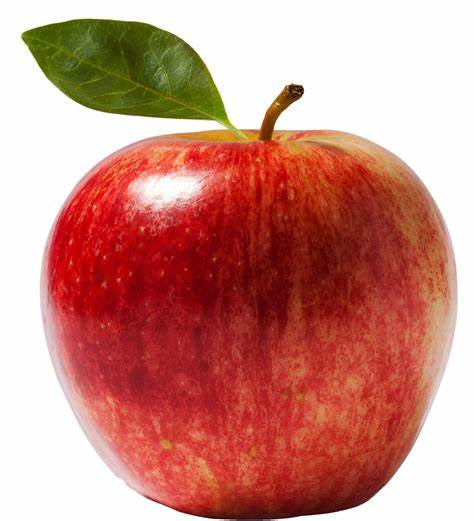
#> input picture apple.jpg, 474 x 521 px, given in place of the camera
$ jupyter execute Color_detectiong_real_world.ipynb
#> lines starting #> are read from the running program, lines starting #| are printed output that depends on the picture; after the words box and inside, x2 and y2 are one past the last pixel; in counts of white or black regions, pixels touching at a corner belong together
[cell 1]
import cv2 as cv
import numpy as np

#capturing video through webcam
cap=cv.VideoCapture(0)

while(1):
    _,img=cap.read()
#> img is the input picture: shape (521, 474, 3); mean B, G, R 127.3, 138, 201.8

    #converting frame(img==bgr) to HSV(hue-saturationn-value)
    hsv=cv.cvtColor(img,cv.COLOR_BGR2HSV)
#> hsv: shape (521, 474, 3); mean H, S, V 31.5, 118.5, 202.7

    #red color
    red_lower=np.array([136,87,111],np.uint8)
    red_upper=np.array([180,255,255],np.uint8)

    #blue color
    blue_lower=np.array([99,80,2],np.uint8)
    blue_upper=np.array([120,255,255],np.uint8)

    #yellow color
    yellow_lower=np.array([22,180,200],np.uint8)
    yellow_upper=np.array([60,255,255],np.uint8)

    #white color
    white_lower=np.array([0,0,200],np.uint8)
    white_upper=np.array([180,20,255],np.uint8)

    #black color
    black_lower=np.array([0,0,0],np.uint8)
    black_upper=np.array([180,255,30],np.uint8)

    #green color
    green_lower=np.array([25,52,72],np.uint8)
    green_upper=np.array([102,255,255],np.uint8)

    #all color together
    red=cv.inRange(hsv,red_lower,red_upper)
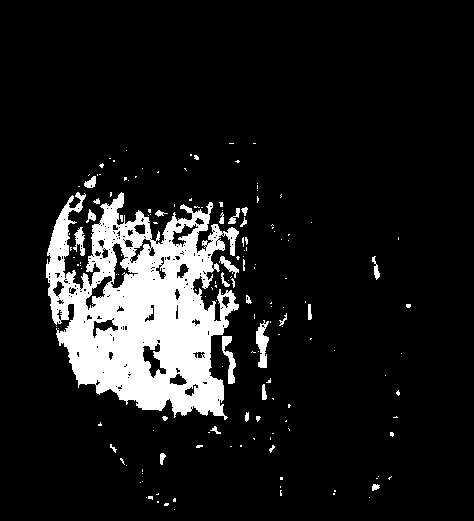
#> red: shape (521, 474); 11.2% white; 158 white regions (129 under 20 px), largest, box (x1, y1, x2, y2) and area: (46, 192, 239, 420) 24991, (256, 320, 269, 368) 369, (222, 336, 236, 384) 303
    blue=cv.inRange(hsv,blue_lower,blue_upper)
#> blue: shape (521, 474); every value is 0
    yellow=cv.inRange(hsv,yellow_lower,yellow_upper)
#> yellow: shape (521, 474); 0% white in thin lines or dots, all inside (x1, y1, x2, y2) = (225, 133, 244, 140)
    white=cv.inRange(hsv,white_lower,white_upper)
#> white: shape (521, 474); 38.8% white; 6 white regions (4 under 20 px), largest, box (x1, y1, x2, y2) and area: (0, 0, 474, 521) 95059, (143, 177, 198, 202) 845
    black=cv.inRange(hsv,black_lower,black_upper)
#> black: shape (521, 474); 0% white in thin lines or dots, all inside (x1, y1, x2, y2) = (292, 88, 303, 517)
    green=cv.inRange(hsv,green_lower,green_upper)
#> green: shape (521, 474); 5.7% white; 8 white regions (7 under 20 px), largest, box (x1, y1, x2, y2) and area: (21, 18, 246, 138) 13975

    #Morphological Transform,Dilation

    kernal=np.ones((5,5),"uint8")

    red=cv.dilate(red,kernal)
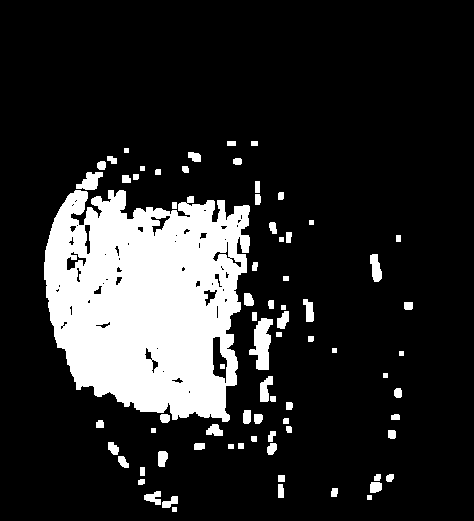
#> red: shape (521, 474); 16.7% white; 75 white regions, largest, box (x1, y1, x2, y2) and area: (44, 190, 250, 422) 35432, (249, 318, 273, 370) 745, (76, 172, 103, 190) 297
    res_red=cv.bitwise_and(img,img,mask=red)
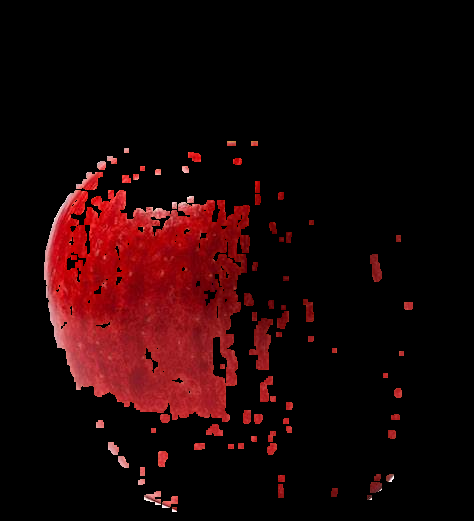
#> res_red: shape (521, 474, 3); mean B, G, R 5.8, 5.1, 28.2

    blue=cv.dilate(blue,kernal)
    res_blue=cv.bitwise_and(img,img,mask=blue)
#> res_blue: shape (521, 474, 3); every value is 0

    yellow=cv.dilate(yellow,kernal)
#> yellow: shape (521, 474); 0.03% white; 2 white regions, box (x1, y1, x2, y2) and area: (223, 136, 231, 142) 46, (241, 131, 246, 136) 25
    res_yellow=cv.bitwise_and(img,img,mask=yellow)

    white=cv.dilate(white,kernal)
#> white: shape (521, 474); 40.9% white; 2 white regions, box (x1, y1, x2, y2) and area: (0, 0, 474, 521) 99797, (141, 175, 200, 207) 1306
    res_white=cv.bitwise_and(img,img,mask=white)
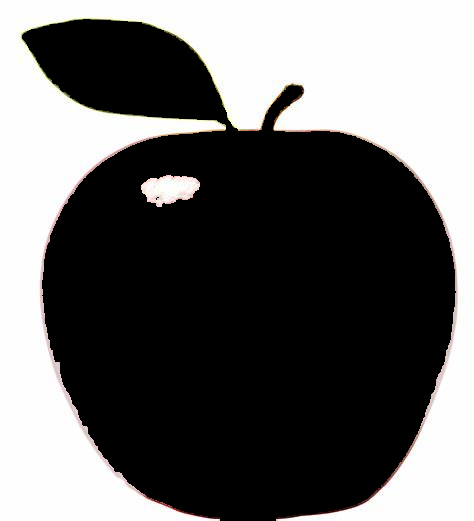
#> res_white: shape (521, 474, 3); mean B, G, R 101.8, 102.2, 102.8

    black=cv.dilate(black,kernal)
#> black: shape (521, 474); 0.03% white; 2 white regions, box (x1, y1, x2, y2) and area: (300, 86, 305, 96) 50, (290, 514, 295, 519) 25
    res_black=cv.bitwise_and(img,img,mask=black)

    green=cv.dilate(green,kernal)
#> green: shape (521, 474); 6.5% white; 1 white region
    res_green=cv.bitwise_and(img,img,mask=green)
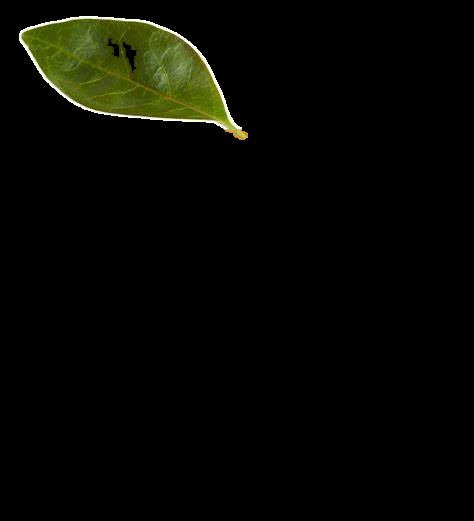
#> res_green: shape (521, 474, 3); mean B, G, R 2.6, 7.4, 6.6


    #tracking red
    contours,hierarchy=cv.findContours(red,cv.RETR_TREE,cv.CHAIN_APPROX_SIMPLE)
#> contours = 134 contours, 46 with area under 20; largest, box (x1, y1, x2, y2) and area: (44, 190, 250, 422) 36302, (249, 318, 273, 370) 670, (212, 336, 228, 384) 456, (76, 172, 103, 190) 256, (370, 254, 382, 282) 202
    for pic, contour in enumerate(contours):
        area=cv.contourArea(contour)
        if(area>300):
            x,y,w,h=cv.boundingRect(contour)
            img=cv.rectangle(img,(x,y),(x+w,y+w),(0,0,255),2)
            cv.putText(img,"Red Color",(x,y),cv.FONT_HERSHEY_SIMPLEX,1,(0,0,255))
#> this loop made 134 passes
#> (area, x, y, w, h) on passes 41, 60, 67: (670, 249, 318, 24, 52), (36301.5, 44, 190, 206, 232), (456, 212, 336, 16, 48)
#> area on passes 2, 4, 5, 6, 7, 8: 91.5, 119, 43, 61.5, 98.5, 27
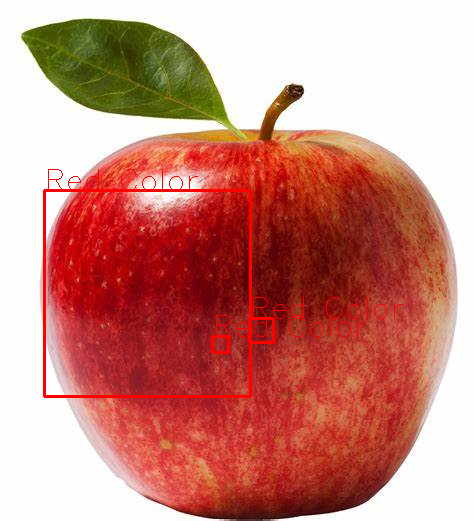
#> img: shape (521, 474, 3); 1.53% of pixels changed, all inside (x1, y1, x2, y2) = (43, 169, 403, 398)
    #Tracking blue
    contours,hierarchy=cv.findContours(blue,cv.RETR_TREE,cv.CHAIN_APPROX_SIMPLE)
#> contours = []
    for pic, contour in enumerate(contours):
        area=cv.contourArea(contour)
        if(area>300):
            x,y,w,h=cv.boundingRect(contour)
            img=cv.rectangle(img,(x,y),(x+w,y+w),(255,0,0),2)
            cv.putText(img,"Blue Color",(x,y),cv.FONT_HERSHEY_SIMPLEX,1,(255,0,0))
#> this loop made 0 passes
    #Tracking green
    contours,hierarchy=cv.findContours(green,cv.RETR_TREE,cv.CHAIN_APPROX_SIMPLE)
#> contours = 3 contours; box (x1, y1, x2, y2) and area: (19, 16, 248, 140) 16143, (122, 41, 138, 74) 206, (107, 37, 120, 58) 112
    for pic, contour in enumerate(contours):
        area=cv.contourArea(contour)
        if(area>300):
            x,y,w,h=cv.boundingRect(contour)
            img=cv.rectangle(img,(x,y),(x+w,y+w),(0,255,0),2)
            cv.putText(img,"Green Color",(x,y),cv.FONT_HERSHEY_SIMPLEX,1,(0,255,0))
#> this loop made 3 passes
#> (area, x, y, w, h) on pass 1: (16143, 19, 16, 229, 124)
#> area on passes 2 to 3: 206, 112.5
#> pass 1, `img=cv.rectangle(img,(x,y),(x+w,y+w),(0,255,0),2)`:
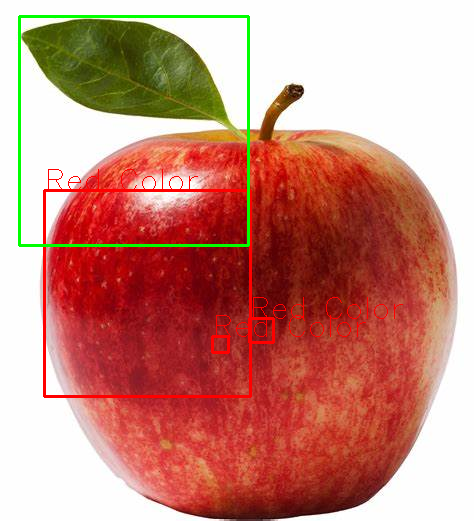
#> img: shape (521, 474, 3); 1.11% of pixels changed, all inside (x1, y1, x2, y2) = (18, 15, 250, 247)
#> after the loop:
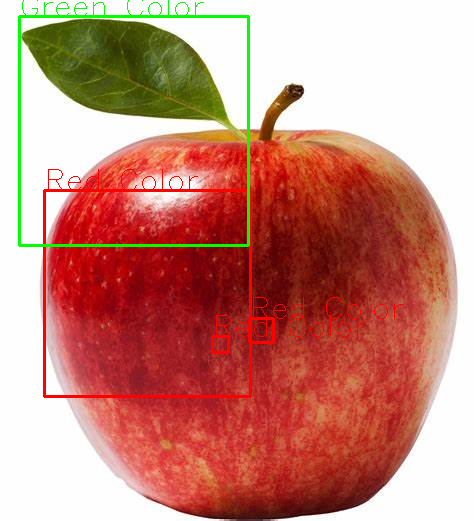
#> img: shape (521, 474, 3); 0.11% of pixels changed, all inside (x1, y1, x2, y2) = (22, 0, 204, 15)
    #Tracking yellow
    contours,hierarchy=cv.findContours(yellow,cv.RETR_TREE,cv.CHAIN_APPROX_SIMPLE)
#> contours = 2 contours, 1 with area under 20; largest, box (x1, y1, x2, y2) and area: (223, 136, 231, 142) 34
    for pic, contour in enumerate(contours):
        area=cv.contourArea(contour)
        if(area>300):
            x,y,w,h=cv.boundingRect(contour)
            img=cv.rectangle(img,(x,y),(x+w,y+w),(0,255,0),2)
            cv.putText(img,"Yellow Color",(x,y),cv.FONT_HERSHEY_SIMPLEX,1,(0,255,0))
#> this loop made 2 passes
#> (pic, area) on pass 1: (0, 34)
    #Tracking white
    contours,hierarchy=cv.findContours(white,cv.RETR_TREE,cv.CHAIN_APPROX_SIMPLE)
#> contours = 4 contours, 2 with area under 20; largest, box (x1, y1, x2, y2) and area: (0, 0, 474, 521) 97956, (141, 175, 200, 207) 1238
    for pic, contour in enumerate(contours):
        area=cv.contourArea(contour)
        if(area>300):
            x,y,w,h=cv.boundingRect(contour)
            img=cv.rectangle(img,(x,y),(x+w,y+w),(255,255,255),2)
            cv.putText(img,"White Color",(x,y),cv.FONT_HERSHEY_SIMPLEX,1,(255,255,255))
#> this loop made 4 passes
#> (area, x, y, w, h) on passes 1, 4: (1238, 141, 175, 59, 32), (97956.5, 0, 0, 474, 521)
#> pass 1, `img=cv.rectangle(img,(x,y),(x+w,y+w),(255,255,255),2)`:
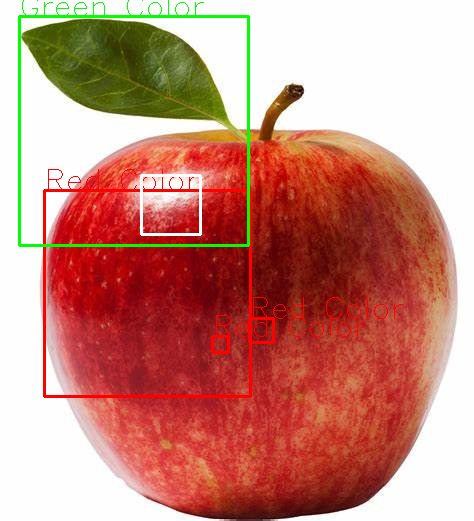
#> img: shape (521, 474, 3); 0.29% of pixels changed, all inside (x1, y1, x2, y2) = (140, 174, 202, 236)
#> after the loop:
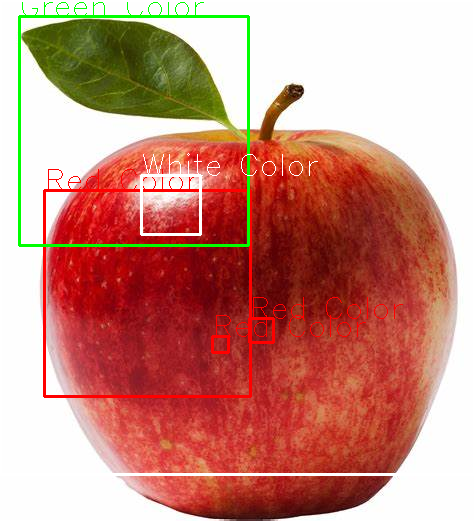
#> img: shape (521, 474, 3); 1.68% of pixels changed, all inside (x1, y1, x2, y2) = (0, 0, 474, 476)
    #Tracking black
    contours,hierarchy=cv.findContours(black,cv.RETR_TREE,cv.CHAIN_APPROX_SIMPLE)
#> contours = 2 contours, 1 with area under 20; largest, box (x1, y1, x2, y2) and area: (300, 86, 305, 96) 36
    for pic, contour in enumerate(contours):
        area=cv.contourArea(contour)
        if(area>300):
            x,y,w,h=cv.boundingRect(contour)
            img=cv.rectangle(img,(x,y),(x+w,y+w),(0,0,0),2)
            cv.putText(img,"Red Color",(x,y),cv.FONT_HERSHEY_SIMPLEX,1,(0,0,0))
#> this loop made 2 passes
#> (pic, contour, area) on pass 2: (1, [[300, 86], [300, 95], [304, 95], [304, 86]], 36)

    cv.imshow("Color Tracking",img)
    if cv.waitKey(10)&0xFF==ord('q'):
#> (key q is pressed here)
        cap.release()
        cv.destroyAllWindows()
        break

$ run again, on orange.jpg
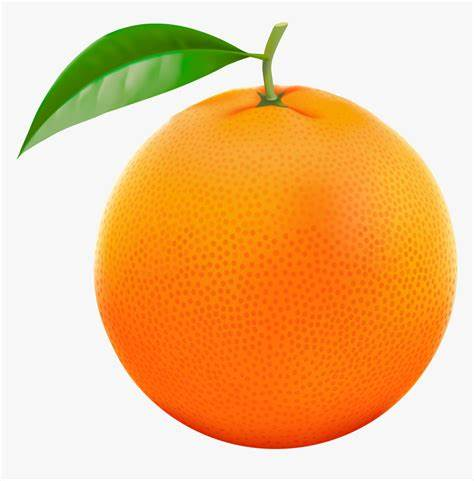
#> input picture orange.jpg, 474 x 481 px, given in place of the camera
#> img is the input picture: shape (481, 474, 3); mean B, G, R 133.2, 190.2, 238.9
#> hsv: shape (481, 474, 3); mean H, S, V 15.7, 117.5, 242.9
#> blue: shape (481, 474); every value is 0
#> `white=cv.inRange(hsv,white_lower,white_upper)`:
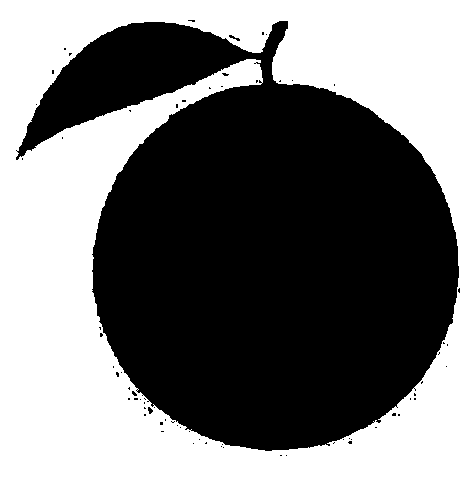
#> white: shape (481, 474); 47.3% white; 1 white region, box (x1, y1, x2, y2) and area: (0, 0, 474, 481) 107884
#> res_blue: shape (481, 474, 3); every value is 0
#> `contours,hierarchy=cv.findContours(red,cv.RETR_TREE,cv.CHAIN_APPROX_SI..`: contours = [[[220, 439], [220, 443], [224, 443], [224, 439]]]
#> the loop `for pic, contour in enumerate(contours):` made 1 pass
#> (pic, contour, area) on pass 1: (0, [[220, 439], [220, 443], [224, 443], [224, 439]], 16)
#> `contours,hierarchy=cv.findContours(blue,cv.RETR_TREE,cv.CHAIN_APPROX_S..`: contours = []
#> `contours,hierarchy=cv.findContours(green,cv.RETR_TREE,cv.CHAIN_APPROX_..`: contours = 17 contours, 6 with area under 20; largest, box (x1, y1, x2, y2) and area: (15, 20, 290, 161) 15272, (454, 257, 460, 274) 71, (210, 91, 220, 98) 45, (451, 232, 457, 242) 44, (179, 107, 187, 114) 38
#> the loop `for pic, contour in enumerate(contours):` made 17 passes
#> (area, x, y, w, h) on pass 17: (15272, 15, 20, 275, 141)
#> `contours,hierarchy=cv.findContours(yellow,cv.RETR_TREE,cv.CHAIN_APPROX..`: contours = [[[215, 93], [215, 97], [219, 97], [219, 93]]]
#> the loop `for pic, contour in enumerate(contours):` made 1 pass
#> (pic, contour, area) on pass 1: (0, [[215, 93], [215, 97], [219, 97], [219, 93]], 16)
#> `contours,hierarchy=cv.findContours(white,cv.RETR_TREE,cv.CHAIN_APPROX_..`: contours = 2 contours; box (x1, y1, x2, y2) and area: (0, 0, 474, 481) 227040, (20, 22, 458, 450) 115822
#> the loop `for pic, contour in enumerate(contours):` made 2 passes
#> (pic, contour, area, x, y, w, h) on pass 1: (0, [[0, 0], [0, 480], [473, 480], [473, 0]], 227040, 0, 0, 474, 481)
#> pass 2, `img=cv.rectangle(img,(x,y),(x+w,y+w),(255,255,255),2)`:
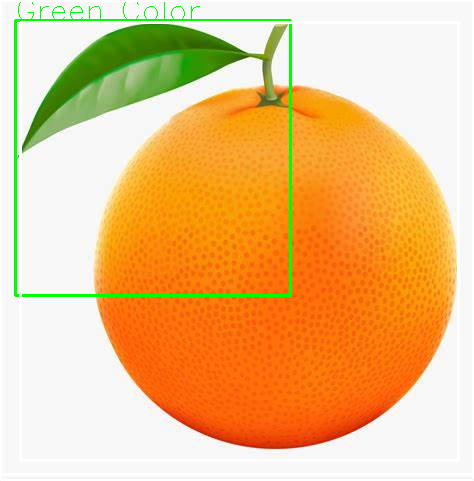
#> img: shape (481, 474, 3); mean B, G, R 131.1, 191.1, 235.6
#> `contours,hierarchy=cv.findContours(black,cv.RETR_TREE,cv.CHAIN_APPROX_..`: contours = []
